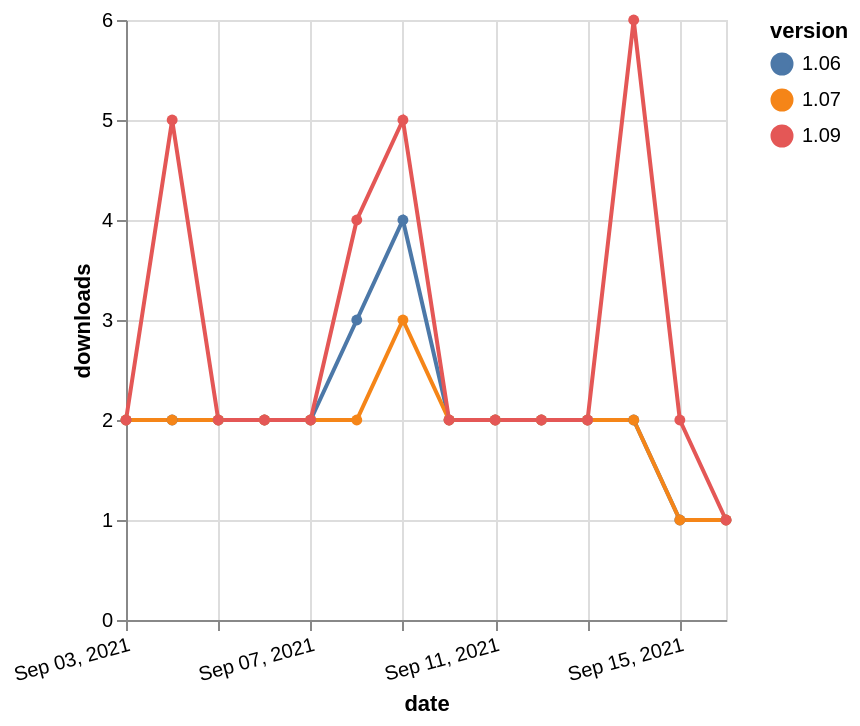

Express this chart as Vega-Lite.
### Vega-Lite specification from a JSON file in a GitHub repository (floating-point values rounded to 4 significant figures)
{"$schema": "https://vega.github.io/schema/vega-lite/v5.json", "description": "A simple bar chart with embedded data.", "data": {"values": [{"date": "2021-09-03", "total": 2883, "delta": 2, "version": "1.06"}, {"date": "2021-09-04", "total": 2885, "delta": 2, "version": "1.06"}, {"date": "2021-09-05", "total": 2887, "delta": 2, "version": "1.06"}, {"date": "2021-09-06", "total": 2889, "delta": 2, "version": "1.06"}, {"date": "2021-09-07", "total": 2891, "delta": 2, "version": "1.06"}, {"date": "2021-09-08", "total": 2894, "delta": 3, "version": "1.06"}, {"date": "2021-09-09", "total": 2898, "delta": 4, "version": "1.06"}, {"date": "2021-09-10", "total": 2900, "delta": 2, "version": "1.06"}, {"date": "2021-09-11", "total": 2902, "delta": 2, "version": "1.06"}, {"date": "2021-09-12", "total": 2904, "delta": 2, "version": "1.06"}, {"date": "2021-09-13", "total": 2906, "delta": 2, "version": "1.06"}, {"date": "2021-09-14", "total": 2908, "delta": 2, "version": "1.06"}, {"date": "2021-09-15", "total": 2909, "delta": 1, "version": "1.06"}, {"date": "2021-09-16", "total": 2910, "delta": 1, "version": "1.06"}, {"date": "2021-09-03", "total": 2280, "delta": 2, "version": "1.07"}, {"date": "2021-09-04", "total": 2282, "delta": 2, "version": "1.07"}, {"date": "2021-09-05", "total": 2284, "delta": 2, "version": "1.07"}, {"date": "2021-09-06", "total": 2286, "delta": 2, "version": "1.07"}, {"date": "2021-09-07", "total": 2288, "delta": 2, "version": "1.07"}, {"date": "2021-09-08", "total": 2290, "delta": 2, "version": "1.07"}, {"date": "2021-09-09", "total": 2293, "delta": 3, "version": "1.07"}, {"date": "2021-09-10", "total": 2295, "delta": 2, "version": "1.07"}, {"date": "2021-09-11", "total": 2297, "delta": 2, "version": "1.07"}, {"date": "2021-09-12", "total": 2299, "delta": 2, "version": "1.07"}, {"date": "2021-09-13", "total": 2301, "delta": 2, "version": "1.07"}, {"date": "2021-09-14", "total": 2303, "delta": 2, "version": "1.07"}, {"date": "2021-09-15", "total": 2304, "delta": 1, "version": "1.07"}, {"date": "2021-09-16", "total": 2305, "delta": 1, "version": "1.07"}, {"date": "2021-09-03", "total": 1947, "delta": 2, "version": "1.09"}, {"date": "2021-09-04", "total": 1952, "delta": 5, "version": "1.09"}, {"date": "2021-09-05", "total": 1954, "delta": 2, "version": "1.09"}, {"date": "2021-09-06", "total": 1956, "delta": 2, "version": "1.09"}, {"date": "2021-09-07", "total": 1958, "delta": 2, "version": "1.09"}, {"date": "2021-09-08", "total": 1962, "delta": 4, "version": "1.09"}, {"date": "2021-09-09", "total": 1967, "delta": 5, "version": "1.09"}, {"date": "2021-09-10", "total": 1969, "delta": 2, "version": "1.09"}, {"date": "2021-09-11", "total": 1971, "delta": 2, "version": "1.09"}, {"date": "2021-09-12", "total": 1973, "delta": 2, "version": "1.09"}, {"date": "2021-09-13", "total": 1975, "delta": 2, "version": "1.09"}, {"date": "2021-09-14", "total": 1981, "delta": 6, "version": "1.09"}, {"date": "2021-09-15", "total": 1983, "delta": 2, "version": "1.09"}, {"date": "2021-09-16", "total": 1984, "delta": 1, "version": "1.09"}]}, "width": "container", "mark": {"type": "line", "point": {"filled": true}}, "encoding": {"x": {"field": "date", "type": "temporal", "timeUnit": "yearmonthdate", "title": "date", "axis": {"labelAngle": -15}}, "y": {"field": "delta", "type": "quantitative", "title": "downloads"}, "color": {"field": "version", "type": "nominal"}, "tooltip": {"field": "delta"}}}
